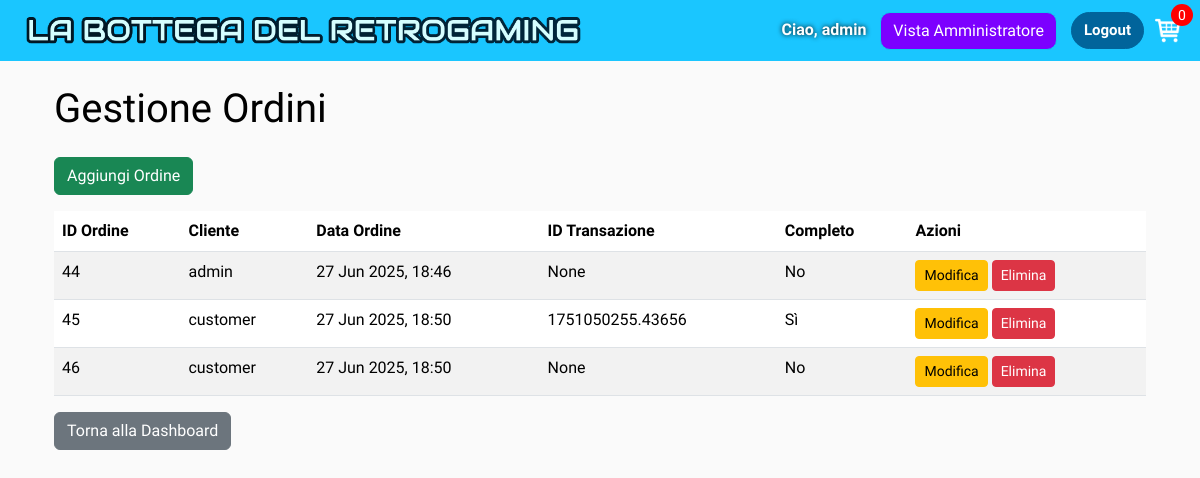
Screenshot of /manager/orders/ (signed in) with the database file from the repository.
### user_management/models.py (models this page shows, shortened)
class CustomUser(AbstractUser):
    ADMIN = 'ADMIN'
    CUSTOMER = 'CUSTOMER'
    USER_TYPE_CHOICES = (
        (ADMIN, 'Admin'),
        (CUSTOMER, 'Customer'),
    )
    user_type = models.CharField(
        max_length=10,
        choices=USER_TYPE_CHOICES,
        default=CUSTOMER
    )
    name = models.CharField("Nome visualizzato", max_length=200, blank=True, null=True)
    email = models.CharField(max_length=254, blank=True, verbose_name='email address')
    def __str__(self):
        if self.name:
            return self.name
        return self.username

### bottega_retrogaming/models.py (models this page shows, shortened)
class Order(models.Model):
    customer = models.ForeignKey(settings.AUTH_USER_MODEL, on_delete=models.SET_NULL, blank=True, null=True)
    date_ordered = models.DateTimeField(auto_now_add=True)
    complete = models.BooleanField(default=False)
    transaction_id = models.CharField(max_length=100, null=True)
    @property
    def get_cart_items(self):
        orderitems = self.orderitem_set.all()
        total = sum(item.quantity for item in orderitems)
        return total

### manager_view/views.py (the view)
# urls.py: path('orders/', views.OrderListView.as_view(), name='order_list'),
class OrderListView(AdminRequiredMixin, ListView):
    model = Order
    template_name = 'manager_view/order_list.html'
    context_object_name = 'orders'

### bottega_retrogaming/utils.py (called while the page is built)
def cartData(request):
    if request.user.is_authenticated:
        customer = request.user
        try:
            order = Order.objects.get(customer=customer, complete=False)
        except Order.DoesNotExist:
            order, created = Order.objects.get_or_create(customer=customer, complete=False)
        items = order.orderitem_set.all()
        cartItems = order.get_cart_items
    else:
        cookieData = cookieCart(request)
        cartItems = cookieData['cartItems']
        order = cookieData['order']
        items = cookieData['items']
    return {'cartItems': cartItems, 'order': order, 'items': items}

### manager_view/views.py (called while the page is built)
    def test_func(self):
        return self.request.user.is_authenticated and self.request.user.user_type == 'ADMIN'

    def get_context_data(self, **kwargs):
        context = super().get_context_data(**kwargs)
        data = cartData(self.request)
        context['cartItems'] = data.get('cartItems', 0)
        return context

### manager_view/templates/manager_view/order_list.html
{% extends 'bottega_retrogaming/main.html' %}
{% block content %}
<div class="container large-bottom-margin mt-4">
    <h1 id="or-title" class="mb-4">Gestione Ordini</h1>
    <a href="{% url 'manager_view:order_add' %}" class="btn btn-success mb-3">Aggiungi Ordine</a>
    <table class="table table-striped">
        <thead>
            <tr>
                <th>ID Ordine</th>
                <th>Cliente</th>
                <th>Data Ordine</th>
                <th>ID Transazione</th>
                <th>Completo</th>
                <th>Azioni</th>
            </tr>
        </thead>
        <tbody>
            {% for order in orders %}
            <tr>
                <td>{{ order.id }}</td>
                <td>{{ order.customer.username|default:"N/A" }}</td>
                <td>{{ order.date_ordered|date:"d M Y, H:i" }}</td>
                <td>{{ order.transaction_id }}</td>
                <td>{{ order.complete|yesno:"Sì,No" }}</td>
                <td>
                    <a href="{% url 'manager_view:order_edit' order.pk %}" class="btn btn-warning btn-sm">Modifica</a>
                    <a href="{% url 'manager_view:order_delete' order.pk %}" class="btn btn-danger btn-sm">Elimina</a>
                </td>
            </tr>
            {% empty %}
            <tr>
                <td colspan="6">Nessun ordine trovato.</td>
            </tr>
            {% endfor %}
        </tbody>
    </table>
    <a href="{% url 'manager_view:admin_dashboard' %}" class="btn btn-secondary">Torna alla Dashboard</a>
</div>
{% endblock content %}

### bottega_retrogaming/templates/bottega_retrogaming/main.html (shortened to what this page needs)
<!DOCTYPE html>
{% load static %}
<html lang="en">
<head>
    <link href="https://cdn.jsdelivr.net/npm/bootstrap@5.3.7/dist/css/bootstrap.min.css"
          rel="stylesheet"
>
    <link rel="stylesheet" type="text/css" href="{% static 'css/main.css' %}">
</head>
<body>
<nav class="navbar navbar-expand-lg navbar-dark bg-dark">
    <div class="container-fluid"><a class="navbar-brand" href="{% url 'store' %}">
        <img src="{% static 'images/bdretro_logo.png' %}" alt="Logo" class="logo-navbar">
    </a>
        <div class="collapse navbar-collapse" id="navbarSupportedContent">
            {% url 'login' as login_url %}
            <div class="form-inline my-2 my-lg-0 {% if request.path == login_url %}d-none{% endif %}">
                {% if user.is_authenticated %}
                    <span class="navbar-text mr-3">Ciao, {{ user.username }}</span>
                    {% if user.user_type == 'ADMIN' %}
                        <a href="{% url 'manager_view:admin_dashboard' %}"
                           id="admin-view-btn" class="btn btn-info" style="margin-right: 10px;">Vista Amministratore</a>
                    {% endif %} <form method="post" action="{% url 'logout' %}" style="display: inline;">
                        <button type="submit" class="btn btn-logout">Logout</button>
                    </form>
                {% else %}
                    <a href="{% url 'login' %}" class="btn btn-login">Login</a>
                {% endif %}
                <a href="{% url 'cart' %}">
                    <img id="cart-icon" src="{% static 'images/cart.png' %}" alt="cart-icon">
                </a>
                <p id="cart-total">{{ cartItems }}</p>
            </div>
        </div>
    </div>
</nav>
<div class="container">
    {% block content %}
    {% endblock content %}
</div>
</body>
</html>

### static/css/main.css (style rules this page uses)
body { background-color: hsl(0, 0%, 98%); font-family: 'Audiowide', sans-serif; }
h1, h2, h3, h4, h5, h6 { color: hsl(0, 0%, 30%); }
.bg-dark { background-color: #1ac6ff !important; }
.logo-navbar { height: 35px; width: auto; vertical-align: middle; margin-right: 8px; }
#cart-icon { width: 25px; display: inline-block; margin-left: 15px; position: relative; left: -8px; }
#cart-total { position: absolute; right: 7px; top: 4px; display: flex; justify-content: center; align-items: center; color: #fff; background-color: red; width: 22px; height: 22px; border-radius: 50%; font-size: 14px; }
.btn-login, .btn-logout { border-radius: 25px; background-color: #01649b; border-color: #01649b; color: #ffffff; font-size: 15px; font-weight: bold; }
.navbar-text { color: white; text-shadow: 0 0 5px #000; font-weight: 700; }
#admin-view-btn { background-color: #7c00ff; color: white; border-radius: 10px; margin-left: 10px; }
#admin-title, #sa-title, #item-title, #pr-title, #del-title, #or-title, #form-admin-title { font-size: 2.5rem; color: black; }
.large-bottom-margin { margin-bottom: 30vh; }

### rows the page displays
CustomUser: username "admin"
Order: id "44", customer.username "admin", date_ordered "27 Jun 2025, 18:46", transaction_id "None", complete "No"
Order: id "45", customer.username "customer", date_ordered "27 Jun 2025, 18:50", transaction_id "1751050255.43656", complete "Sì"
Order: id "46", customer.username "customer", date_ordered "27 Jun 2025, 18:50", transaction_id "None", complete "No"

### other values shown
{{ cartItems }} "0"
